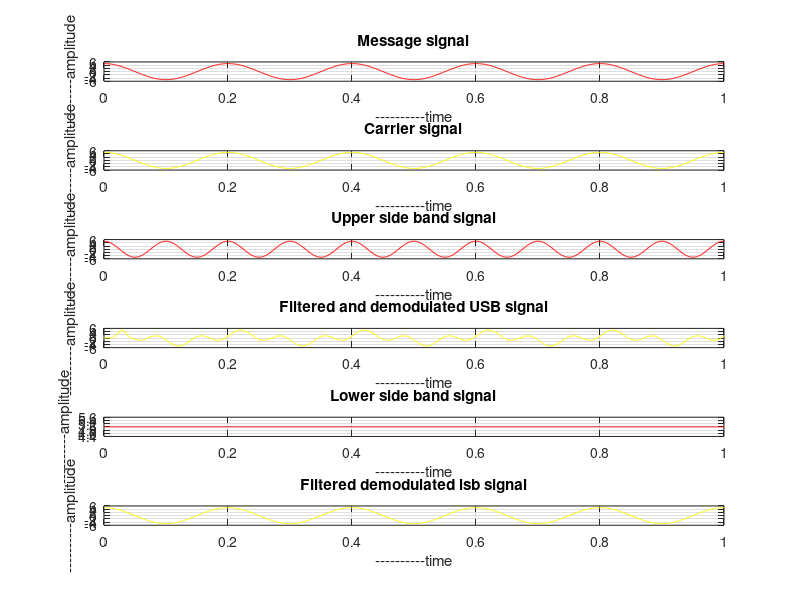

Write MATLAB code to recreate this figure.
close all;
clc;
clear all;
t=0:.001:1

am=input('Enter the amplitude of message')
fm=input('Enter the frequency of message')
ac=input('Enter the amplitude of carrier')
fc=input('Enter the frequency of carrier')
x=am*cos(2*pi*fm*t);
c=ac*cos(2*pi*fc*t);
xm=am*sin(2*pi*fm*t);
p=x.*cos(2*pi*fc*t);
q=xm.*sin(2*pi*fc*t);
usb=p-q;
lsb=p+q;

subplot(6, 1, 1);
plot(t, x, 'r');
title('Message signal');
ylabel('----------amplitude');
xlabel('----------time');
grid on;

subplot(6, 1, 2);
plot(t, c, 'y');
title('Carrier signal');
ylabel('----------amplitude');
xlabel('----------time');
grid on;

subplot(6, 1, 3);
plot(t, usb, 'r');
title('Upper side band signal');
ylabel('----------amplitude');
xlabel('----------time');
grid on;


dem=usb.*cos(2*pi*fc*t);
[b,a]=butter(10, .1);
dem1=filter(b, a, dem);
subplot(6, 1, 4);
plot(t, dem1, 'y');
title('Filtered and demodulated USB signal');
ylabel('----------amplitude');
xlabel('----------time');
grid on;

subplot(6, 1, 5);
plot(t, lsb, 'r');
title('Lower side band signal');
ylabel('----------amplitude');
xlabel('----------time');
grid on;

dem2=lsb.*cos(2*pi*fc*t);
[b,a]=butter(10, .1);
dem3=filter(b, a, dem2);
subplot(6, 1, 6);
plot(t, x, 'y');
title('Filtered demodulated lsb signal');
ylabel('----------amplitude');
xlabel('----------time');
grid on;

